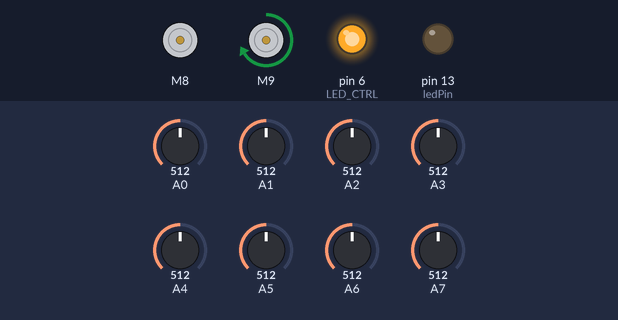
Simulated run of this sketch. Board: Arduino Nano, built with avr-gcc and run on an emulated ATmega328P. Parts: 2 × DC motor (green arrow = forward, orange = backward, longer = faster), output pins drawn as LEDs (lit = HIGH). Inputs (shaded band) come from the test bench; at power-on: A0 = 512, A1 = 512, A2 = 512, A3 = 512, A4 = 512, A5 = 512, A6 = 512, A7 = 512.

Above: at 1.7 s.
1.8 s: A0 set to 526
At 2.4 s:
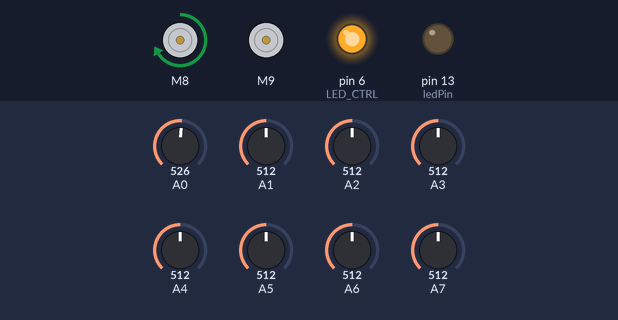
3.3 s: A0 set to 306
At 4.5 s:
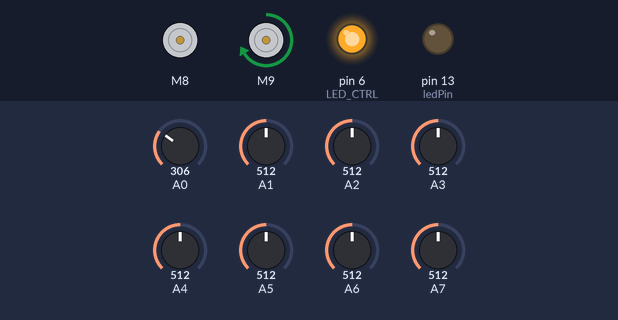
4.8 s: A0 set to 716
At 5.9 s:
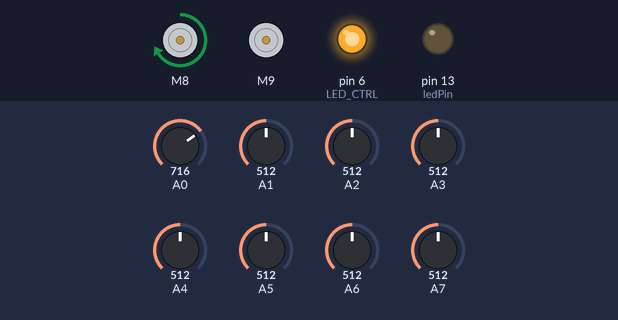
Timing chart, 0 to 7.8 s (numbered marks = the images above; inputs shaded):
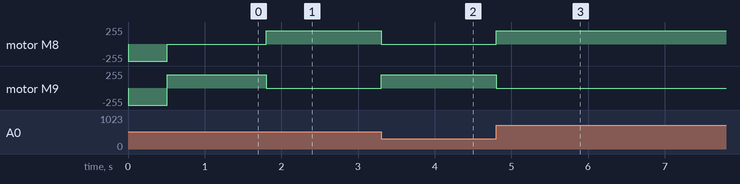

The sketch:

becanuy_LFCode-Indexing.ino
```cpp
#include <QTRSensors.h>
#include <SparkFun_TB6612.h>

// Calibration variables
const int ledPin = LED_BUILTIN;
int ledState = LOW;
int threshold = 0;
int thresholdAllowance = 250;
String direction = " ";
int BASE_PWM = 200;

// QTR 8A pin assignments
#define SENSOR8 A7
#define SENSOR7 A6
#define SENSOR6 A5
#define SENSOR5 A4
#define SENSOR4 A3
#define SENSOR3 A2
#define SENSOR2 A1
#define SENSOR1 A0
#define LED_CTRL 6

// TB6612FNG pin assignments
#define PWMA 3
#define PWMB 11
#define AIN2 7
#define AIN1 8
#define BIN1 9
#define BIN2 10
#define STBY 12

// Motor setup
Motor leftMotor = Motor(AIN1, AIN2, PWMA, 1, STBY);
Motor rightMotor = Motor(BIN1, BIN2, PWMB, 1, STBY);

// Sensor setup
const uint8_t sensorArray[8] = { SENSOR8, SENSOR7, SENSOR6, SENSOR5, SENSOR4, SENSOR3, SENSOR2, SENSOR1 };
uint16_t sensorValues[8];
QTRSensors qtr;
int SensorCount = 8;

void setup() {
  Serial.begin(9600);

  qtr.setTypeAnalog();
  qtr.setSensorPins(sensorArray, SensorCount);

  pinMode(ledPin, OUTPUT);
  pinMode(LED_CTRL, OUTPUT);
  digitalWrite(LED_CTRL, HIGH);
  delay(5);

  noCalibration();
}

void loop() {
  qtr.read(sensorValues);

  followLine1();
}

//======================================vvvLINE FOLLOWING FUNCTIONSvvv======================================//
void followLine1() {
  int indexDarkest = 0;  // Initial index of sensor detecting darkest line

  // Keeping track of the sensor with darkest reading
  for (int i = 0; i < 8; i++) {
    if (sensorValues[i] > sensorValues[indexDarkest])
      indexDarkest = i;
  }

  if (sensorValues[indexDarkest] > threshold) {
    switch (indexDarkest) {
      case 0:
        runMotors(0, 1);
        direction = "LLLL";
        break;
      case 1:
        runMotors(.2, 1);
        direction = "LLL";
        break;
      case 2:
        runMotors(.65, 1);
        direction = "LL";
        break;
      case 3:
        runMotors(.88, 1);
        direction = "L";
        break;
      case 4:
        runMotors(1, .88);
        direction = "R";
        break;
      case 5:
        runMotors(1, .65);
        direction = "RR";
        break;
      case 6:
        runMotors(1, .2);
        direction = "RRR";
        break;
      case 7:
        runMotors(1, 0);
        direction = "RRRR";
        break;
      default:
        break;
    }
  }
}
//======================================vvvLINE FOLLOWING FUNCTIONSvvv======================================//

//======================================vvvCALIBRATIONS FUNCTIONSvvv======================================//
void noCalibration() {
  stop();

  threshold = 200;

  runMotors(180, 180);
  delay(500);
}

void calibrateSensors() {
  stop();

  int numSamples = 10;
  int arrayThreshold[8] = { 0 };

  for (int j = 0; j < numSamples; j++) {
    qtr.read(sensorValues);
    for (int i = 0; i < 8; i++) {
      arrayThreshold[i] += sensorValues[i];
    }
    delay(50);
  }

  for (int i = 0; i < 8; i++) {
    arrayThreshold[i] /= numSamples;
  }

  int indexWhitest = 0;
  for (int i = 1; i < 8; i++) {
    if (arrayThreshold[i] < arrayThreshold[indexWhitest])
      indexWhitest = i;
  }

  threshold = arrayThreshold[indexWhitest] + thresholdAllowance;

  blinkLED();
}

void blinkLED() {
  for (int i = 0; i < 3; i++) {
    digitalWrite(ledPin, HIGH);
    delay(500);
    digitalWrite(ledPin, LOW);
    delay(500);
  }
}
//======================================^^^CALIBRATIONS FUNCTIONS^^^======================================//

//======================================vvvSENSOR FUNCTIONSvvv======================================//
void displayReadings(int* sensorReadings) {
  int val_8 = sensorReadings[0];
  int val_7 = sensorReadings[1];
  int val_6 = sensorReadings[2];
  int val_5 = sensorReadings[3];
  int val_4 = sensorReadings[4];
  int val_3 = sensorReadings[5];
  int val_2 = sensorReadings[6];
  int val_1 = sensorReadings[7];

  Serial.print("\t");
  Serial.print("8: ");
  Serial.print(val_8);
  Serial.print("\t");
  Serial.print("7: ");
  Serial.print(val_7);
  Serial.print("\t");
  Serial.print("6: ");
  Serial.print(val_6);
  Serial.print("\t");
  Serial.print("5: ");
  Serial.print(val_5);
  Serial.print("\t");
  Serial.print("4: ");
  Serial.print(val_4);
  Serial.print("\t");
  Serial.print("3: ");
  Serial.print(val_3);
  Serial.print("\t");
  Serial.print("2: ");
  Serial.print(val_2);
  Serial.print("\t");
  Serial.print("1: ");
  Serial.print(val_1);
  Serial.print("\t");

  Serial.print("\t");
  Serial.print(direction);

  Serial.println();
}
//======================================^^^SENSOR FUNCTIONS^^^======================================//

//======================================vvvCUSTOM MOTOR FUNCTIONSvvv======================================//
void runMotors(int left, int right) {
  leftMotor.drive(BASE_PWM * left);
  rightMotor.drive(BASE_PWM * right);
}

void stop() {
  leftMotor.drive(0);
  rightMotor.drive(0);
}

void spinRight(int speed) {
  leftMotor.drive(speed);
  rightMotor.drive(-1 * speed);
}

void spinLeft(int speed) {
  leftMotor.drive(-1 * speed);
  rightMotor.drive(speed);
}
//======================================^^^CUSTOM MOTOR FUNCTIONS^^^======================================//

//======================================vvvEMOTE FUNCTIONSvvv======================================//
void emoteOne() {
  runMotors(255, 255);
  delay(500);
  stop();
  delay(300);
  spinLeft(255);
  delay(225);
  stop();
  delay(300);

  runMotors(255, 255);
  delay(500);
  stop();
  delay(300);
  spinLeft(255);
  delay(225);
  stop();
  delay(300);

  runMotors(255, 255);
  delay(500);
  stop();
  delay(300);
  spinLeft(255);
  delay(225);
  stop();
  delay(300);

  runMotors(255, 255);
  delay(500);
  stop();
  delay(300);
  spinLeft(255);
  delay(225);
  stop();
  delay(300);
}
//======================================^^^EMOTE FUNCTIONS^^^======================================//
```

Measured:
- the behaviour switches between 512 and 513 on A0 (found by bisection; images 0 and 1)
- after the input at 1.8 s, motor M8: stopped → forward 200/255 at once; motor M9: forward 200/255 → stopped at once
- after the input at 3.3 s, motor M8: forward 200/255 → stopped at once; motor M9: stopped → forward 200/255 at once
- after the input at 4.8 s, motor M8: stopped → forward 200/255 at once; motor M9: forward 200/255 → stopped at once
